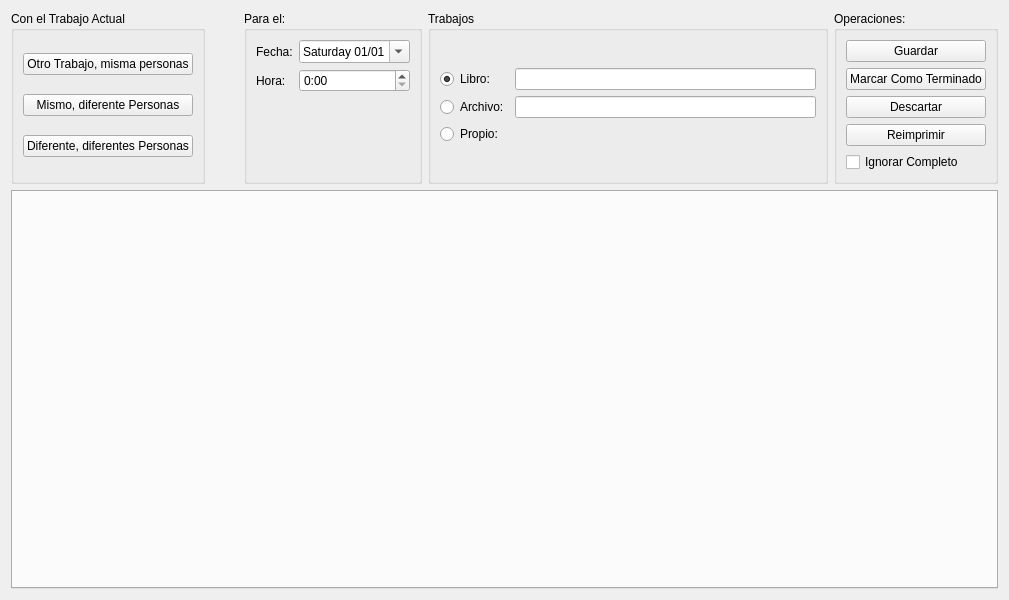
<?xml version="1.0" encoding="UTF-8"?>
<ui version="4.0">
 <class>uiJob</class>
 <widget class="QWidget" name="uiJob">
  <property name="geometry">
   <rect>
    <x>0</x>
    <y>0</y>
    <width>1009</width>
    <height>600</height>
   </rect>
  </property>
  <property name="windowTitle">
   <string>Form</string>
  </property>
  <layout class="QVBoxLayout" name="verticalLayout">
   <item>
    <layout class="QHBoxLayout" name="horizontalLayout">
     <item>
      <widget class="QGroupBox" name="groupBox_2">
       <property name="title">
        <string>Con el Trabajo Actual</string>
       </property>
       <layout class="QVBoxLayout" name="verticalLayout_4">
        <item>
         <widget class="QPushButton" name="otherJobButton">
          <property name="text">
           <string>Otro Trabajo, misma personas</string>
          </property>
         </widget>
        </item>
        <item>
         <widget class="QPushButton" name="sameWorkButton">
          <property name="text">
           <string>Mismo, diferente Personas</string>
          </property>
         </widget>
        </item>
        <item>
         <widget class="QPushButton" name="differentButton">
          <property name="text">
           <string>Diferente, diferentes Personas</string>
          </property>
         </widget>
        </item>
       </layout>
      </widget>
     </item>
     <item>
      <spacer name="horizontalSpacer">
       <property name="orientation">
        <enum>Qt::Horizontal</enum>
       </property>
       <property name="sizeHint" stdset="0">
        <size>
         <width>40</width>
         <height>20</height>
        </size>
       </property>
      </spacer>
     </item>
     <item>
      <widget class="QGroupBox" name="groupBox">
       <property name="title">
        <string>Para el:</string>
       </property>
       <layout class="QVBoxLayout" name="verticalLayout_2">
        <item>
         <layout class="QFormLayout" name="formLayout">
          <item row="0" column="0">
           <widget class="QLabel" name="fechaLabel">
            <property name="text">
             <string>Fecha:</string>
            </property>
           </widget>
          </item>
          <item row="0" column="1">
           <widget class="QDateEdit" name="fechaDateEdit">
            <property name="displayFormat">
             <string>dddd dd/MM</string>
            </property>
            <property name="calendarPopup">
             <bool>true</bool>
            </property>
           </widget>
          </item>
          <item row="1" column="0">
           <widget class="QLabel" name="horaLabel">
            <property name="text">
             <string>Hora:</string>
            </property>
           </widget>
          </item>
          <item row="1" column="1">
           <widget class="QTimeEdit" name="horaTimeEdit">
            <property name="currentSection">
             <enum>QDateTimeEdit::HourSection</enum>
            </property>
            <property name="displayFormat">
             <string>H:mm</string>
            </property>
           </widget>
          </item>
         </layout>
        </item>
       </layout>
      </widget>
     </item>
     <item>
      <widget class="QGroupBox" name="groupBox_6">
       <property name="sizePolicy">
        <sizepolicy hsizetype="Fixed" vsizetype="Preferred">
         <horstretch>0</horstretch>
         <verstretch>0</verstretch>
        </sizepolicy>
       </property>
       <property name="minimumSize">
        <size>
         <width>400</width>
         <height>0</height>
        </size>
       </property>
       <property name="title">
        <string>Trabajos</string>
       </property>
       <layout class="QVBoxLayout" name="verticalLayout_7">
        <item>
         <layout class="QGridLayout" name="gridLayout_2" columnstretch="0,0">
          <item row="2" column="0">
           <widget class="QRadioButton" name="ownButton">
            <property name="text">
             <string>Propio:</string>
            </property>
           </widget>
          </item>
          <item row="0" column="0">
           <widget class="QRadioButton" name="bookButton">
            <property name="text">
             <string>Libro:</string>
            </property>
            <property name="checked">
             <bool>true</bool>
            </property>
           </widget>
          </item>
          <item row="1" column="0">
           <widget class="QRadioButton" name="fileButton">
            <property name="text">
             <string>Archivo:</string>
            </property>
           </widget>
          </item>
          <item row="0" column="1">
           <widget class="QLineEdit" name="bookLineEdit"/>
          </item>
          <item row="1" column="1">
           <widget class="QLineEdit" name="fileLineEdit"/>
          </item>
          <item row="2" column="1">
           <layout class="QVBoxLayout" name="ownVerticalLayout">
            <item>
             <widget class="uiBookWidget" name="ownWidget" native="true">
              <property name="enabled">
               <bool>false</bool>
              </property>
             </widget>
            </item>
           </layout>
          </item>
         </layout>
        </item>
       </layout>
      </widget>
     </item>
     <item>
      <widget class="QGroupBox" name="groupBox_3">
       <property name="title">
        <string>Operaciones:</string>
       </property>
       <layout class="QVBoxLayout" name="verticalLayout_3">
        <item>
         <widget class="QPushButton" name="saveButton">
          <property name="text">
           <string>Guardar</string>
          </property>
         </widget>
        </item>
        <item>
         <widget class="QPushButton" name="markFinishedButton">
          <property name="text">
           <string>Marcar Como Terminado</string>
          </property>
         </widget>
        </item>
        <item>
         <widget class="QPushButton" name="discardButton">
          <property name="text">
           <string>Descartar</string>
          </property>
         </widget>
        </item>
        <item>
         <widget class="QPushButton" name="reprintButton">
          <property name="text">
           <string>Reimprimir</string>
          </property>
         </widget>
        </item>
        <item>
         <widget class="QCheckBox" name="ignoreCheckBox">
          <property name="text">
           <string>Ignorar Completo</string>
          </property>
         </widget>
        </item>
       </layout>
      </widget>
     </item>
    </layout>
   </item>
   <item>
    <widget class="QTabWidget" name="tabWidget">
     <property name="sizePolicy">
      <sizepolicy hsizetype="Expanding" vsizetype="MinimumExpanding">
       <horstretch>0</horstretch>
       <verstretch>0</verstretch>
      </sizepolicy>
     </property>
    </widget>
   </item>
  </layout>
 </widget>
 <customwidgets>
  <customwidget>
   <class>uiBookWidget</class>
   <extends>QWidget</extends>
   <header>uibookwidget.h</header>
   <container>1</container>
  </customwidget>
 </customwidgets>
 <resources/>
 <connections>
  <connection>
   <sender>bookButton</sender>
   <signal>clicked(bool)</signal>
   <receiver>bookLineEdit</receiver>
   <slot>setEnabled(bool)</slot>
   <hints>
    <hint type="sourcelabel">
     <x>435</x>
     <y>46</y>
    </hint>
    <hint type="destinationlabel">
     <x>508</x>
     <y>41</y>
    </hint>
   </hints>
  </connection>
  <connection>
   <sender>fileButton</sender>
   <signal>clicked(bool)</signal>
   <receiver>fileLineEdit</receiver>
   <slot>setEnabled(bool)</slot>
   <hints>
    <hint type="sourcelabel">
     <x>437</x>
     <y>69</y>
    </hint>
    <hint type="destinationlabel">
     <x>508</x>
     <y>69</y>
    </hint>
   </hints>
  </connection>
  <connection>
   <sender>ownButton</sender>
   <signal>clicked(bool)</signal>
   <receiver>ownWidget</receiver>
   <slot>setEnabled(bool)</slot>
   <hints>
    <hint type="sourcelabel">
     <x>432</x>
     <y>96</y>
    </hint>
    <hint type="destinationlabel">
     <x>510</x>
     <y>93</y>
    </hint>
   </hints>
  </connection>
 </connections>
</ui>
